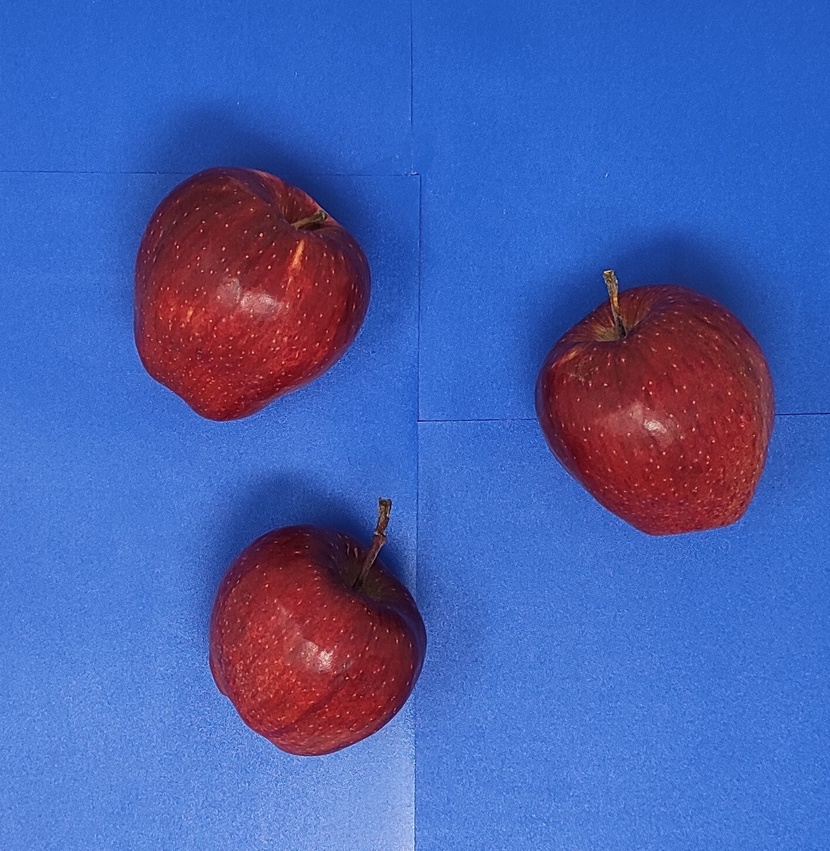
#> input picture Photos/apple3.jpg, 830 x 851 px, shrunk from 1419 x 1455 before the run, found by its file name
$ python bgRemove.py
#> lines starting #> are read from the running program, lines starting #| are printed output that depends on the picture; after the words box and inside, x2 and y2 are one past the last pixel; in counts of white or black regions, pixels touching at a corner belong together
import cv2 as cv
import numpy as np


img = cv.imread(
    r'Photos\apple3.jpg')
#> img is the input picture: shape (851, 830, 3); mean B, G, R 174.9, 96.4, 71.8

cv.imshow("Original", img)

# Convert image to HSV format
hsv = cv.cvtColor(img, cv.COLOR_BGR2HSV)
#> hsv: shape (851, 830, 3); mean H, S, V 119.6, 177.9, 187.7

lower = np.array([15, 0, 0])
upper = np.array([116, 255, 255])

# Creating a Mask

mask = cv.inRange(hsv, lower, upper)
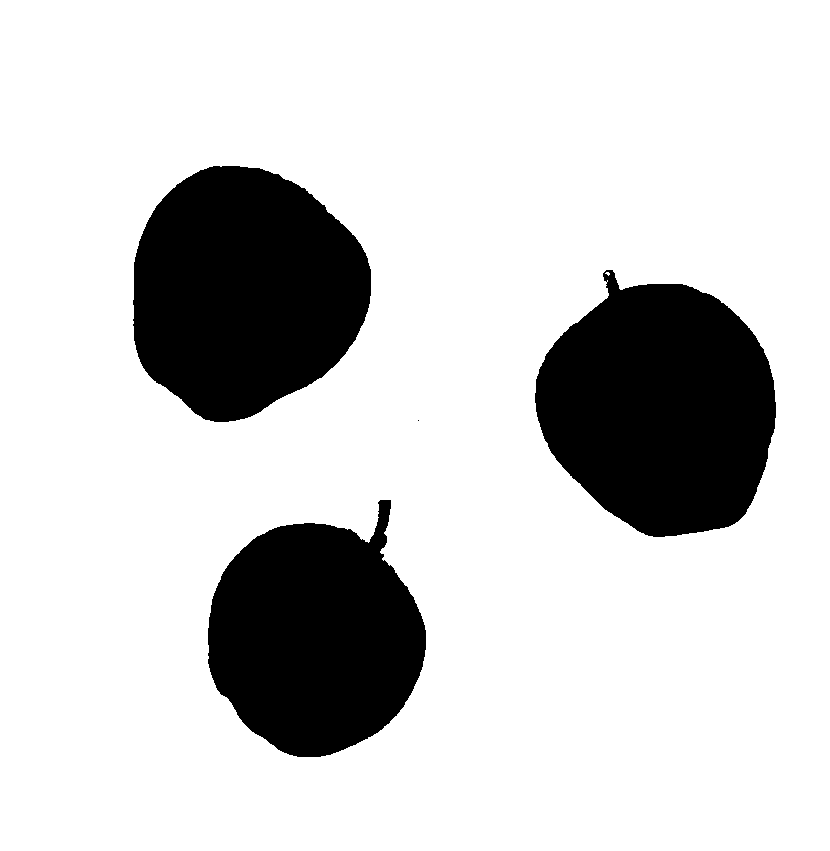
#> mask: shape (851, 830); 81.2% white; 4 black regions (1 under 20 px), largest, box (x1, y1, x2, y2) and area: (535, 270, 776, 537) 46968, (133, 166, 371, 422) 46307, (208, 500, 426, 757) 39729
mask = cv.bitwise_not(mask)
final = cv.bitwise_and(img, img, mask=mask)
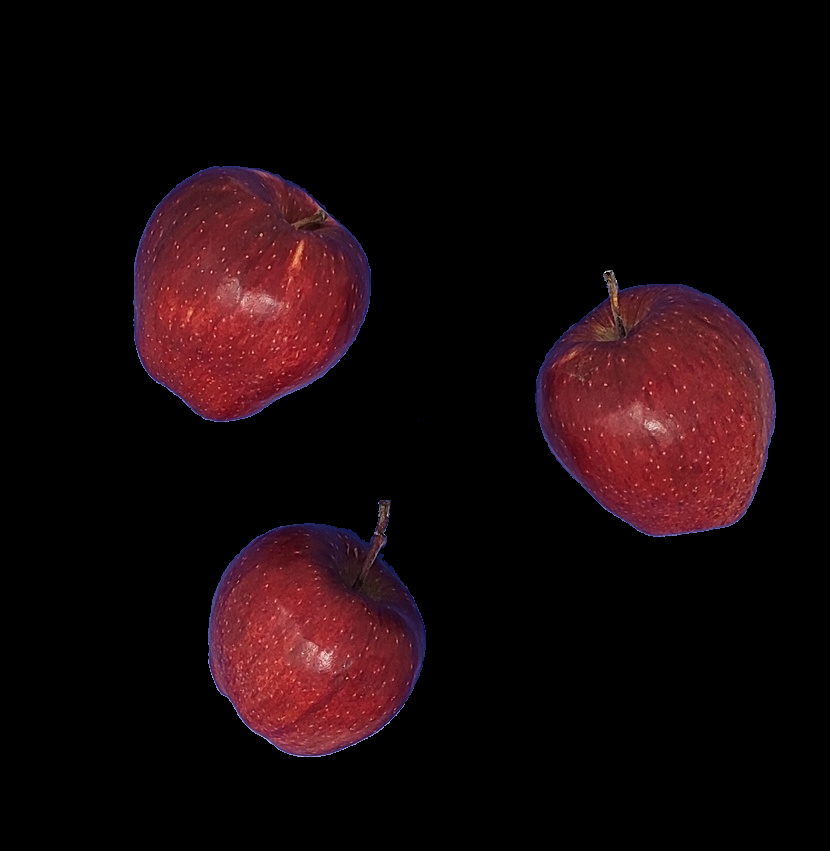
#> final: shape (851, 830, 3); mean B, G, R 10, 7.7, 22.4

cv.imshow("Final", final)
cv.imwrite("apple3_withoutBG.jpg", final)

cv.waitKey(0)
cv.destroyAllWindows
